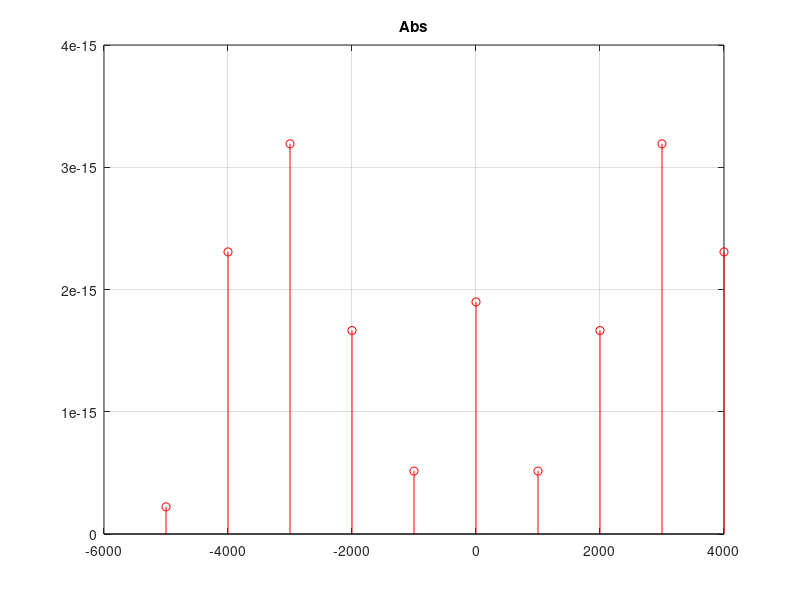
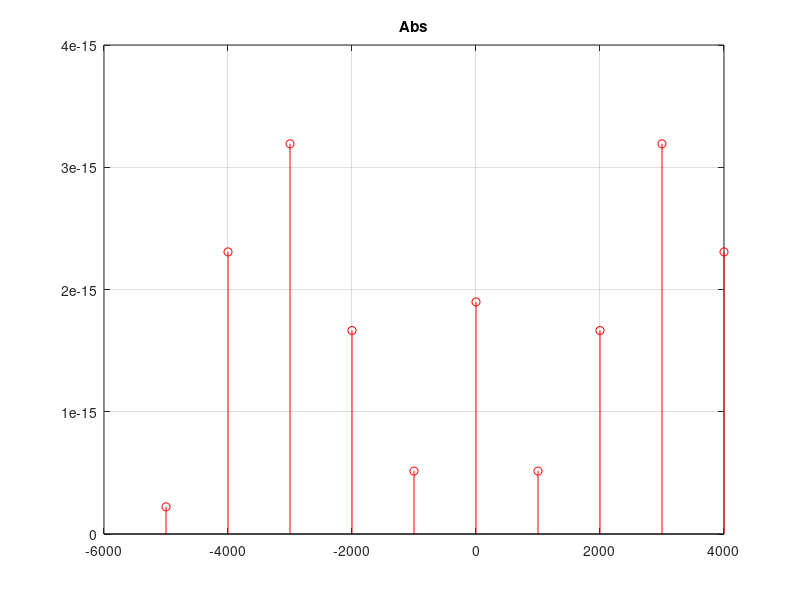
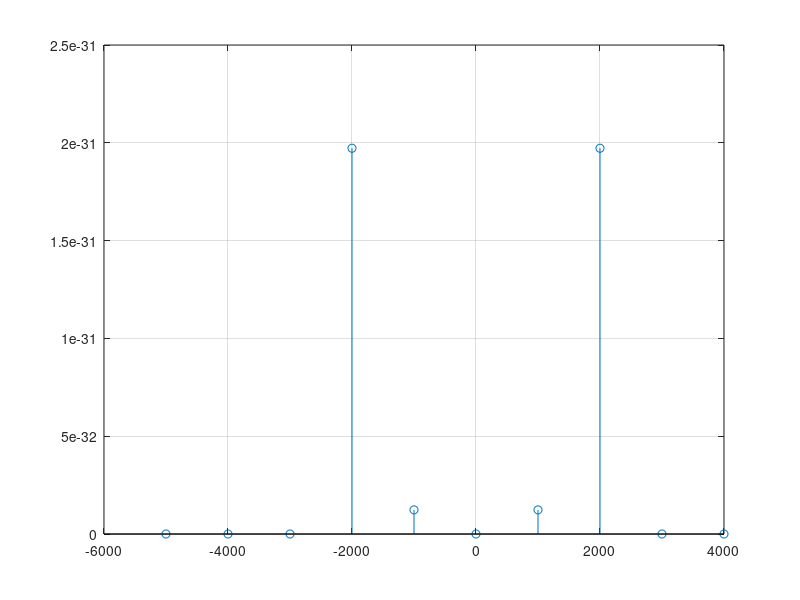

Here is the MATLAB script that generated these plots, in order:
clear; clc; close all;

fs = 10000;
fo = 4000;



Ts = 1 / fs;
N = 10;

an = zeros(size(N));
ts = [];
for n=1:N
    an(n) = sin(2*pi*fo*(n-1)*Ts);
    ts = [ts, (n-1)*Ts];
end

bn = zeros(size(N));
ts = [];
for n=1:N
    bn(n) = cos(2*pi*fo*(n-1)*Ts+pi/2);
    ts = [ts, (n-1)*Ts];
end


cn = zeros(size(N));
ts = [];
for n=1:N
    cn(n) = sin(2*pi*fo*(n-1)*Ts) + cos(2*pi*fo*(n-1)*Ts+pi/2);
    ts = [ts, (n-1)*Ts];
end

ak = fft(an);
ak = fftshift(ak);

bk = fft(bn);
bk = fftshift(bk);

ckk = ak+bk;
fx = (-N/2:N/2-1)*(fs/N);

figure(1)
stem(fx, abs(ckk), 'r'); grid on; title('Abs'); hold on;
%figure(2)
%stem(fx,angle(ckk)); grid on;



ck = fft(cn);
ck = fftshift(ck);
fx = (-N/2:N/2-1)*(fs/N);
figure(2)
stem(fx, abs(ck), 'r'); grid on; title('Abs'); hold on;

figure(3)
stem(fx, abs(ck-ckk)); grid on;
%figure(4)
%stem(fx,angle(ck)); grid on;


